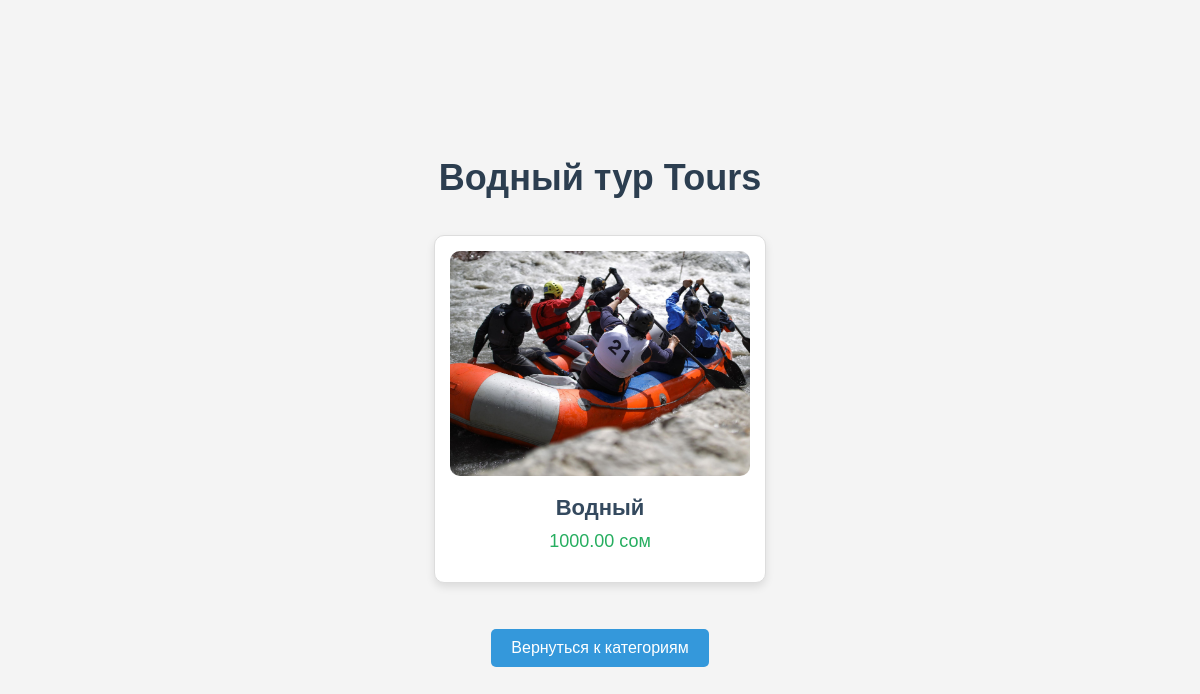
/tours/3/, run on the app's committed database.
### shop/models.py (models this page shows, shortened)
class TourCategory(models.Model):
        name = models.CharField(max_length=255)
        description = models.TextField(blank=True)

class Tour(models.Model):
        category = models.ForeignKey(TourCategory, on_delete=models.CASCADE)
        title = models.CharField(max_length=255)
        description = models.TextField()
        price = models.DecimalField(max_digits=10, decimal_places=2)
        photo = models.ImageField(upload_to='photos/', blank=True, null=True)

### shop/views.py (the view)
# urls.py: path('tours/<str:category_id>/', views.tours_by_category, name='tours_by_category'),
def tours_by_category(request, category_id):
    tours = Tour.objects.filter(category_id=category_id)
    category = TourCategory.objects.get(id=category_id)
    return render(request, 'shopp/tours_by_category.html', {'tours': tours, 'category': category})

### shop/templates/shopp/tours_by_category.html (shortened to what this page needs)
{% load static %}
<!DOCTYPE html>
<html>
<head>
    <link rel="stylesheet" type="text/css" href="{% static 'shopp/css/tours.css' %}">
</head>
<body>
    <h1>{{ category.name }} Tours</h1>
    <ul class="tour-list">
        {% for tour in tours %}
            <li class="tour-item">
                {% if tour.photo %}
                    <img src="{{ tour.photo.url }}" alt="{{ tour.title }}" class="tour-photo">
                {% endif %}
                <span class="tour-title">{{ tour.title }}</span>
                <span class="tour-price">{{ tour.price }} сом</span>
            </li>
        {% endfor %}
    </ul>
    <a href="{% url 'tour_categories' %}" class="back-link">Вернуться к категориям</a>
</body>
</html>

### shop/templates/shopp/tours_by_category.html (style rules this page uses)
body { margin: 0; padding: 0; font-family: 'Arial', sans-serif; background-color: #f4f4f4; color: #333; display: flex; flex-direction: column; align-items: center; justify-content: center; min-height: 100vh; text-align: center; }
h1 { font-size: 36px; margin-bottom: 20px; color: #2c3e50; }
.tour-list { list-style-type: none; padding: 0; display: flex; flex-direction: column; align-items: center; gap: 20px; }
.tour-item { background-color: #ffffff; border: 1px solid #ddd; border-radius: 10px; padding: 15px; width: 300px; text-align: center; box-shadow: 0 4px 8px rgba(0, 0, 0, 0.1); transition: transform 0.2s, box-shadow 0.2s; }
.tour-photo { width: 100%; height: auto; border-radius: 10px; margin-bottom: 15px; }
.tour-title { display: block; font-size: 22px; font-weight: bold; color: #34495e; margin-bottom: 10px; }
.tour-price { display: block; font-size: 18px; color: #27ae60; margin-bottom: 15px; }
.back-link { display: inline-block; margin-top: 30px; font-size: 16px; color: #ffffff; background-color: #3498db; padding: 10px 20px; border-radius: 5px; text-decoration: none; transition: background-color 0.2s; }

### data on the page
TourCategory: name "Водный тур"
Tour: photo (picture), title "Водный", price "1000.00"
